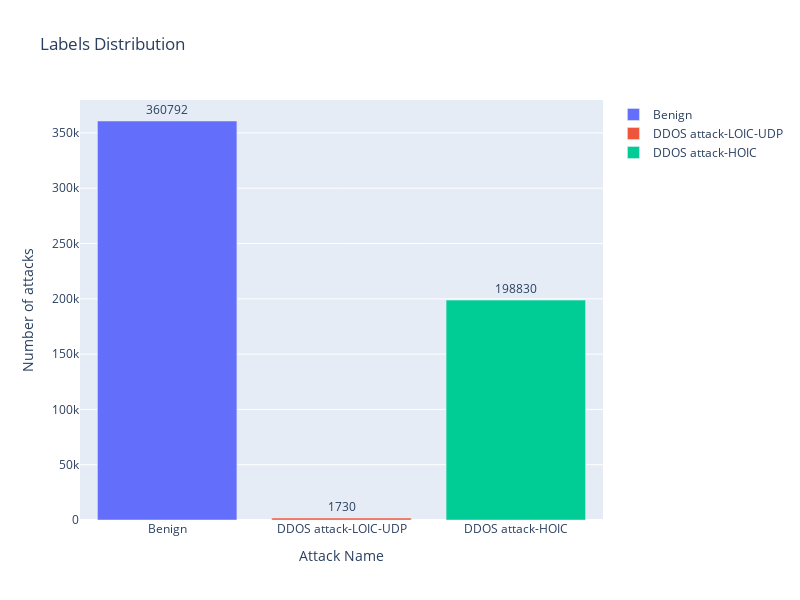

This figure's notebook cell:
### Code cell
showAttackDistribution(withoutDuplicates[LABEL])

### Figure 1 — Plotly figure (JSON) as saved in the notebook; plotly's stock layout.template omitted (floating-point values rounded to 4 significant figures)
{"data": [{"name": "Benign", "orientation": "v", "text": "360792", "textposition": "outside", "type": "bar", "x": ["Benign"], "y": [360792]}, {"name": "DDOS attack-LOIC-UDP", "orientation": "v", "text": "1730", "textposition": "outside", "type": "bar", "x": ["DDOS attack-LOIC-UDP"], "y": [1730]}, {"name": "DDOS attack-HOIC", "orientation": "v", "text": "198830", "textposition": "outside", "type": "bar", "x": ["DDOS attack-HOIC"], "y": [198830]}], "layout": {"height": 600, "title": {"text": "Labels Distribution"}, "width": 800, "xaxis": {"title": {"text": "Attack Name"}}, "yaxis": {"title": {"text": "Number of attacks"}}}}
